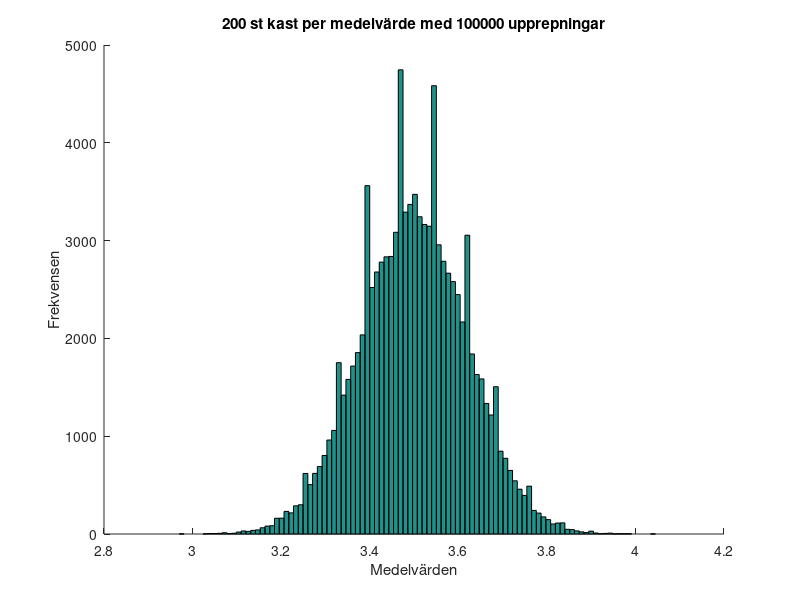

Source code (MATLAB):
%L2_2c
clear
clc
format long

n = 200; %antal kast per medelvärde
N = [10^5]; %antal upprepningar
for i=1:length(N)
    figure;
    hold on
    r = zeros(1,N(i));
    for j=1:N(i)
        y = floor(1+6*rand(1,n));
        r(j) = mean(y);
    end
    hist(r,100); % Rita ett histogram med 100 intervall
    title([num2str(n),' st kast per medelvärde med ', num2str(N(i)), ' upprepningar'])
    xlabel('Medelvärden')
    ylabel('Frekvensen')
    shg

end
